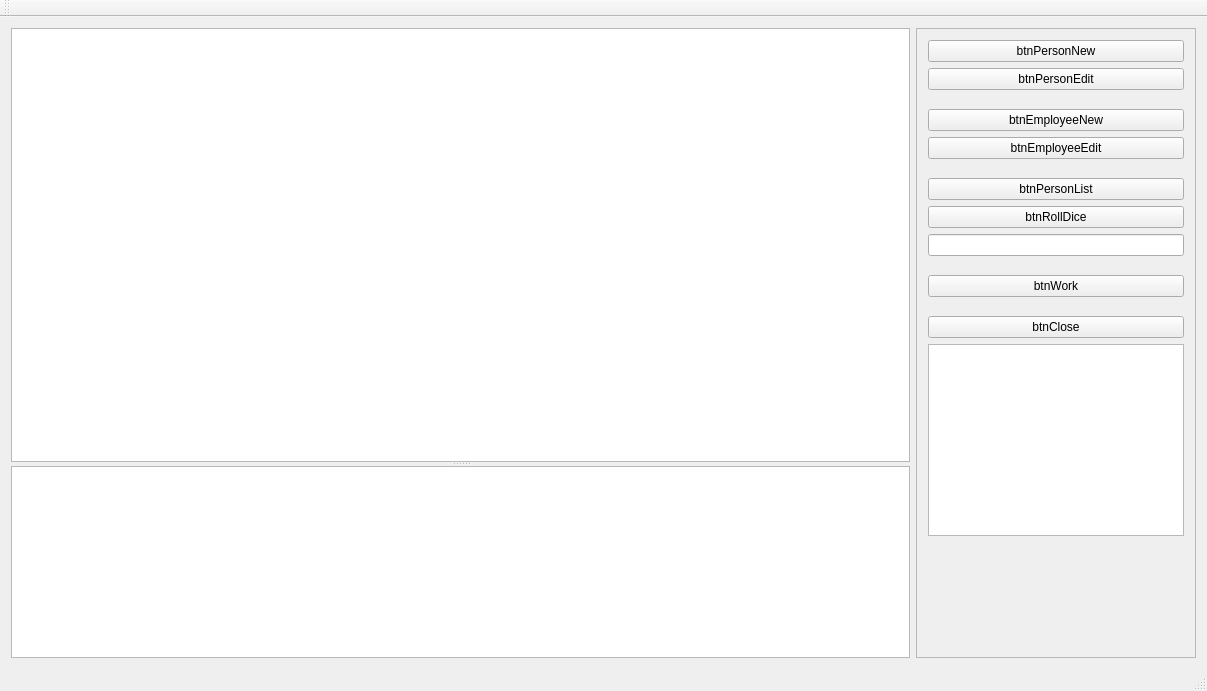
<?xml version="1.0" encoding="UTF-8"?>
<ui version="4.0">
 <class>OurFirstClassClass</class>
 <widget class="QMainWindow" name="OurFirstClassClass">
  <property name="geometry">
   <rect>
    <x>0</x>
    <y>0</y>
    <width>1207</width>
    <height>691</height>
   </rect>
  </property>
  <property name="windowTitle">
   <string>OurFirstClass</string>
  </property>
  <widget class="QWidget" name="centralWidget">
   <layout class="QHBoxLayout" name="horizontalLayout" stretch="1,0">
    <item>
     <widget class="QSplitter" name="splitter">
      <property name="sizePolicy">
       <sizepolicy hsizetype="Expanding" vsizetype="Expanding">
        <horstretch>0</horstretch>
        <verstretch>0</verstretch>
       </sizepolicy>
      </property>
      <property name="orientation">
       <enum>Qt::Vertical</enum>
      </property>
      <widget class="QTextEdit" name="memOutput">
       <property name="sizePolicy">
        <sizepolicy hsizetype="Expanding" vsizetype="Expanding">
         <horstretch>0</horstretch>
         <verstretch>2</verstretch>
        </sizepolicy>
       </property>
      </widget>
      <widget class="QTextEdit" name="memError"/>
     </widget>
    </item>
    <item>
     <widget class="QFrame" name="buttonFrame">
      <property name="sizePolicy">
       <sizepolicy hsizetype="Expanding" vsizetype="Expanding">
        <horstretch>0</horstretch>
        <verstretch>0</verstretch>
       </sizepolicy>
      </property>
      <property name="minimumSize">
       <size>
        <width>0</width>
        <height>0</height>
       </size>
      </property>
      <property name="styleSheet">
       <string notr="true"/>
      </property>
      <property name="frameShape">
       <enum>QFrame::StyledPanel</enum>
      </property>
      <property name="frameShadow">
       <enum>QFrame::Raised</enum>
      </property>
      <layout class="QVBoxLayout" name="verticalLayout">
       <item>
        <widget class="QPushButton" name="btnPersonNew">
         <property name="text">
          <string>btnPersonNew</string>
         </property>
        </widget>
       </item>
       <item>
        <widget class="QPushButton" name="btnPersonEdit">
         <property name="text">
          <string>btnPersonEdit</string>
         </property>
        </widget>
       </item>
       <item>
        <spacer name="verticalSpacer">
         <property name="orientation">
          <enum>Qt::Vertical</enum>
         </property>
         <property name="sizeType">
          <enum>QSizePolicy::Fixed</enum>
         </property>
         <property name="sizeHint" stdset="0">
          <size>
           <width>166</width>
           <height>13</height>
          </size>
         </property>
        </spacer>
       </item>
       <item>
        <widget class="QPushButton" name="btnEmployeeNew">
         <property name="text">
          <string>btnEmployeeNew</string>
         </property>
        </widget>
       </item>
       <item>
        <widget class="QPushButton" name="btnEmployeeEdit">
         <property name="text">
          <string>btnEmployeeEdit</string>
         </property>
        </widget>
       </item>
       <item>
        <spacer name="verticalSpacer_2">
         <property name="orientation">
          <enum>Qt::Vertical</enum>
         </property>
         <property name="sizeType">
          <enum>QSizePolicy::Fixed</enum>
         </property>
         <property name="sizeHint" stdset="0">
          <size>
           <width>166</width>
           <height>13</height>
          </size>
         </property>
        </spacer>
       </item>
       <item>
        <widget class="QPushButton" name="btnPersonList">
         <property name="text">
          <string>btnPersonList</string>
         </property>
        </widget>
       </item>
       <item>
        <widget class="QPushButton" name="btnRollDice">
         <property name="text">
          <string>btnRollDice</string>
         </property>
        </widget>
       </item>
       <item>
        <widget class="QLineEdit" name="edtValues"/>
       </item>
       <item>
        <spacer name="verticalSpacer_3">
         <property name="orientation">
          <enum>Qt::Vertical</enum>
         </property>
         <property name="sizeType">
          <enum>QSizePolicy::Fixed</enum>
         </property>
         <property name="sizeHint" stdset="0">
          <size>
           <width>20</width>
           <height>13</height>
          </size>
         </property>
        </spacer>
       </item>
       <item>
        <widget class="QPushButton" name="btnWork">
         <property name="text">
          <string>btnWork</string>
         </property>
        </widget>
       </item>
       <item>
        <spacer name="verticalSpacer_4">
         <property name="orientation">
          <enum>Qt::Vertical</enum>
         </property>
         <property name="sizeType">
          <enum>QSizePolicy::Fixed</enum>
         </property>
         <property name="sizeHint" stdset="0">
          <size>
           <width>20</width>
           <height>13</height>
          </size>
         </property>
        </spacer>
       </item>
       <item>
        <widget class="QPushButton" name="btnClose">
         <property name="text">
          <string>btnClose</string>
         </property>
        </widget>
       </item>
       <item>
        <widget class="QListWidget" name="listWidget"/>
       </item>
       <item>
        <spacer name="verticalSpacer_5">
         <property name="orientation">
          <enum>Qt::Vertical</enum>
         </property>
         <property name="sizeHint" stdset="0">
          <size>
           <width>20</width>
           <height>36</height>
          </size>
         </property>
        </spacer>
       </item>
      </layout>
     </widget>
    </item>
   </layout>
  </widget>
  <widget class="QMenuBar" name="menuBar">
   <property name="geometry">
    <rect>
     <x>0</x>
     <y>0</y>
     <width>1207</width>
     <height>22</height>
    </rect>
   </property>
  </widget>
  <widget class="QToolBar" name="mainToolBar">
   <attribute name="toolBarArea">
    <enum>TopToolBarArea</enum>
   </attribute>
   <attribute name="toolBarBreak">
    <bool>false</bool>
   </attribute>
  </widget>
  <widget class="QStatusBar" name="statusBar"/>
 </widget>
 <layoutdefault spacing="6" margin="11"/>
 <resources>
  <include location="OurFirstClass.qrc"/>
 </resources>
 <connections/>
</ui>
